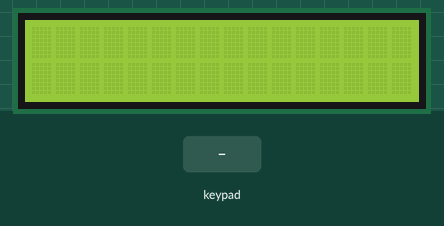
Simulated run of this sketch. Board: Arduino Uno, built with avr-gcc and run on an emulated ATmega328P. On the bench: 16×2 character LCD. Wiring (inferred from the names in the program): 4×3 keypad with keys 1 2 3 4 5 6 7 8 9 * 0 #: rows pin 5, pin 4, pin 3, pin 2; columns pin 6, pin 7, pin 8. Inputs (shaded band) come from the test bench. What the sketch prints to the serial monitor is not drawn.

Above: at 1.2 s.
1.3 s: keypad keys 1 2 # pressed 0.4 s apart
At 3.5 s:
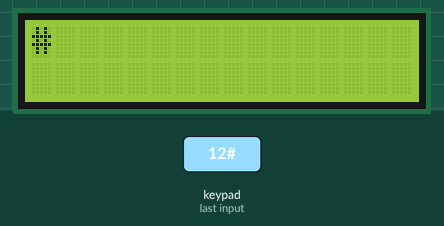
4.0 s: key '*' pressed
At 4.9 s:
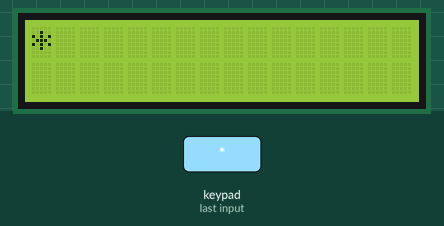
5.6 s: key '3' pressed
At 6.3 s:
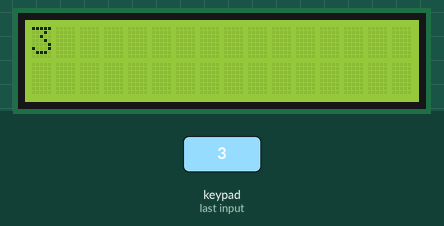
7.2 s: keypad keys 2 5 pressed 0.4 s apart
At 9.0 s:
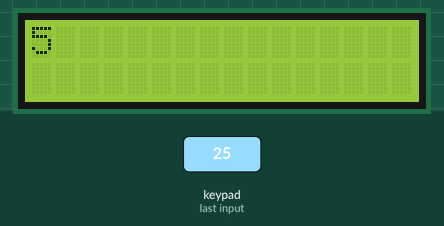
9.5 s: key '#' pressed
At 10.3 s:
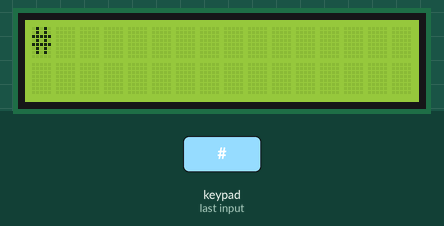
11.1 s: key '1' pressed
At 11.7 s:
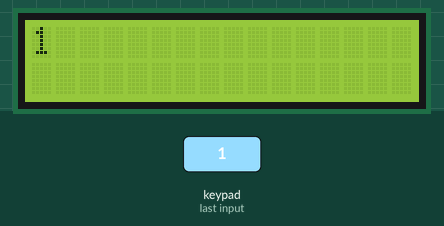
Timing chart, 0 to 13.7 s (numbered marks = the images above; inputs shaded):
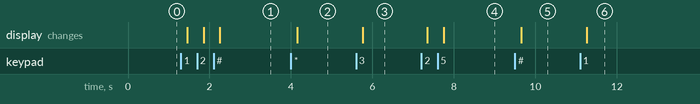

The sketch:

14.Teclado_Matricial.ino
```cpp
#include <LiquidCrystal.h>;
LiquidCrystal lcd(14,13,12,11,10,9);
int filas[4]={5,4,3,2};
int colm[3]={6,7,8};
char teclas[4][3]={{'1','2','3'},{'4','5','6'},{'7','8','9'},{'*','0','#'}};
byte c=0,f=0;

bool readkeypad()  //Función
{
  bool retorna=false;
  // Barrido de columnas
  for(byte nC=0;nC<=2;nC++)
  {   // Poner columna a LOW
    digitalWrite(colm[nC], LOW);
    // Barrer todas las filas comprobando pulsaciones
    for(byte nF=0;nF<=3;nF++)
    {  if(digitalRead(filas[nF])==LOW)
      {
        f=nF;
        c=nC;
        while(digitalRead(filas[nF])==LOW);
        retorna=true;
      }
    }
    // Devolver la columna a alta impedancia
    digitalWrite(colm[nC], HIGH);
  }
  return retorna;
}

void setup() {
Serial.begin(9600);
lcd.begin(16,2);
for(int nF=0;nF<=3;nF++)
{
    pinMode(filas[nF], INPUT_PULLUP);
}
for(int nC=0;nC<=2;nC++)
{
  pinMode(colm[nC], OUTPUT);
  digitalWrite(colm[nC], HIGH);
}
}

void loop() {
  if(readkeypad())
  {
       lcd.home();
       lcd.print(teclas[f][c]);
       Serial.print(teclas[f][c]);
       Serial.print(" ");
  }
  delay(10);
}
```

Measured:
- after the input at 1.3 s, the display: first changes after 0.16 s (image 1 shows a later state)
- after the input at 4.0 s, the display: changes after 0.15 s (image 2)
- after the input at 5.6 s, the display: changes after 0.16 s (image 3)
- after the input at 7.2 s, the display: first changes after 0.15 s (image 4 shows a later state)
- after the input at 9.5 s, the display: changes after 0.15 s (image 5)
- after the input at 11.1 s, the display: changes after 0.16 s (image 6)
